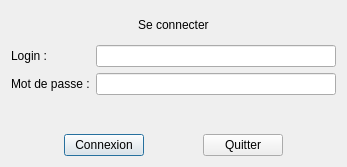
<?xml version="1.0" encoding="UTF-8"?>
<ui version="4.0">
 <class>DialogConnexion</class>
 <widget class="QDialog" name="DialogConnexion">
  <property name="geometry">
   <rect>
    <x>0</x>
    <y>0</y>
    <width>347</width>
    <height>167</height>
   </rect>
  </property>
  <property name="windowTitle">
   <string>CircuitsCourtsBackOffice - Connexion</string>
  </property>
  <layout class="QVBoxLayout" name="verticalLayout">
   <item>
    <layout class="QHBoxLayout" name="horizontalLayout_2">
     <item>
      <spacer name="horizontalSpacer_4">
       <property name="orientation">
        <enum>Qt::Horizontal</enum>
       </property>
       <property name="sizeHint" stdset="0">
        <size>
         <width>40</width>
         <height>20</height>
        </size>
       </property>
      </spacer>
     </item>
     <item>
      <widget class="QLabel" name="label_3">
       <property name="text">
        <string>Se connecter</string>
       </property>
      </widget>
     </item>
     <item>
      <spacer name="horizontalSpacer_5">
       <property name="orientation">
        <enum>Qt::Horizontal</enum>
       </property>
       <property name="sizeHint" stdset="0">
        <size>
         <width>40</width>
         <height>20</height>
        </size>
       </property>
      </spacer>
     </item>
    </layout>
   </item>
   <item>
    <layout class="QFormLayout" name="formLayout">
     <item row="0" column="0">
      <widget class="QLabel" name="label">
       <property name="text">
        <string>Login :</string>
       </property>
      </widget>
     </item>
     <item row="0" column="1">
      <widget class="QLineEdit" name="lineEditLogin"/>
     </item>
     <item row="1" column="0">
      <widget class="QLabel" name="label_2">
       <property name="text">
        <string>Mot de passe :</string>
       </property>
      </widget>
     </item>
     <item row="1" column="1">
      <widget class="QLineEdit" name="lineEditMotDePasse">
       <property name="echoMode">
        <enum>QLineEdit::Password</enum>
       </property>
      </widget>
     </item>
    </layout>
   </item>
   <item>
    <widget class="QLabel" name="labelConnexionError">
     <property name="text">
      <string/>
     </property>
    </widget>
   </item>
   <item>
    <layout class="QHBoxLayout" name="horizontalLayout">
     <item>
      <spacer name="horizontalSpacer_2">
       <property name="orientation">
        <enum>Qt::Horizontal</enum>
       </property>
       <property name="sizeHint" stdset="0">
        <size>
         <width>40</width>
         <height>20</height>
        </size>
       </property>
      </spacer>
     </item>
     <item>
      <widget class="QPushButton" name="pushButtonConnexion">
       <property name="text">
        <string>Connexion</string>
       </property>
       <property name="icon">
        <iconset resource="resources.qrc">
         <normaloff>:/images/images/login-variant.png</normaloff>:/images/images/login-variant.png</iconset>
       </property>
      </widget>
     </item>
     <item>
      <spacer name="horizontalSpacer_3">
       <property name="orientation">
        <enum>Qt::Horizontal</enum>
       </property>
       <property name="sizeHint" stdset="0">
        <size>
         <width>40</width>
         <height>20</height>
        </size>
       </property>
      </spacer>
     </item>
     <item>
      <widget class="QPushButton" name="pushButtonQuitter">
       <property name="text">
        <string>Quitter</string>
       </property>
       <property name="icon">
        <iconset resource="resources.qrc">
         <normaloff>:/images/images/power.png</normaloff>:/images/images/power.png</iconset>
       </property>
      </widget>
     </item>
     <item>
      <spacer name="horizontalSpacer">
       <property name="orientation">
        <enum>Qt::Horizontal</enum>
       </property>
       <property name="sizeHint" stdset="0">
        <size>
         <width>40</width>
         <height>20</height>
        </size>
       </property>
      </spacer>
     </item>
    </layout>
   </item>
  </layout>
 </widget>
 <resources>
  <include location="resources.qrc"/>
 </resources>
 <connections/>
</ui>
